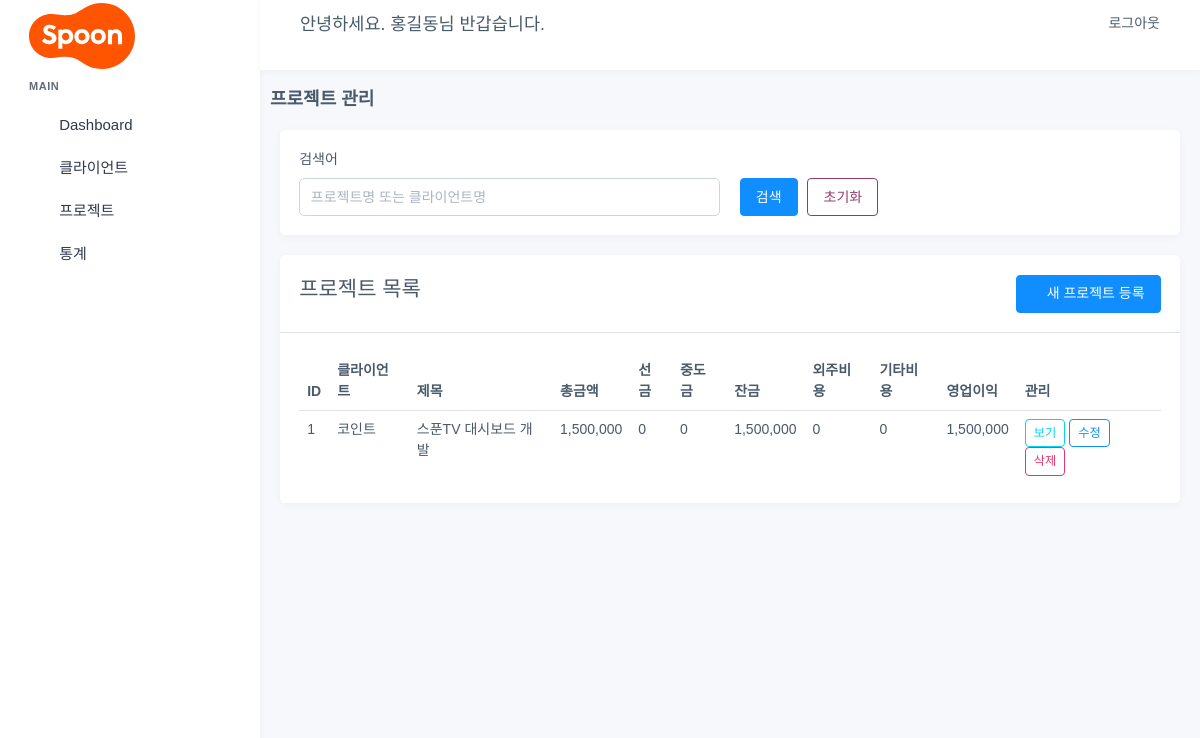
The app's page /admin/projects/index.php (signed in) with its own data.
### tables this page shows
CREATE TABLE `projects` (
  `id` int(11) NOT NULL,
  `client_id` int(11) NOT NULL,
  `title` varchar(255) NOT NULL,
  `amount` decimal(15,2) NOT NULL,
  `deposit` decimal(15,2) DEFAULT 0.00,
  `middle_payment` decimal(15,2) DEFAULT 0.00,
  `balance` decimal(15,2) DEFAULT 0.00,
  `outsourcing_cost` decimal(15,2) DEFAULT 0.00,
  `misc_cost` decimal(15,2) DEFAULT 0.00,
  `profit` decimal(15,2) DEFAULT 0.00,
  `description` text DEFAULT NULL,
  `start_date` date DEFAULT NULL,
  `end_date` date DEFAULT NULL,
  `status` enum('진행중','완료','보류','취소') DEFAULT '진행중',
  `memo` text DEFAULT NULL,
  `created_at` timestamp NOT NULL DEFAULT current_timestamp(),
  `updated_at` timestamp NOT NULL DEFAULT current_timestamp() ON UPDATE current_timestamp()
);

CREATE TABLE `clients` (
  `id` int(11) NOT NULL,
  `name` varchar(255) NOT NULL,
  `contact` varchar(255) DEFAULT NULL,
  `email` varchar(255) DEFAULT NULL,
  `phone` varchar(50) DEFAULT NULL,
  `created_at` timestamp NOT NULL DEFAULT current_timestamp()
);

### app/models/Project.php (called while the page is built, shortened)
<?php
class Project {
    private $pdo;
    public function __construct($pdo) { $this->pdo = $pdo; }
    public function paginate($keyword, $page, $perPage) {
        $offset = ($page-1)*$perPage;
        $countSql = "SELECT COUNT(*)
                     FROM projects p
                     JOIN clients c ON p.client_id=c.id
                     WHERE p.title LIKE :kw OR c.name LIKE :kw";
        $stmt = $this->pdo->prepare($countSql);
        $stmt->execute([':kw' => "%$keyword%"]);
        $total = $stmt->fetchColumn();
        $totalPages = ceil($total / $perPage);
        $sql = "SELECT p.*, c.name AS client_name
                FROM projects p
                JOIN clients c ON p.client_id=c.id
                WHERE p.title LIKE :kw OR c.name LIKE :kw
                ORDER BY p.id DESC
                LIMIT :l OFFSET :o";
        $stmt = $this->pdo->prepare($sql);
        $stmt->bindValue(':kw', "%$keyword%");
        $stmt->bindValue(':l', $perPage, PDO::PARAM_INT);
        $stmt->bindValue(':o', $offset, PDO::PARAM_INT);
        $stmt->execute();
        $list = $stmt->fetchAll();
        return [$list, $totalPages];
    }
}

### admin/projects/index.php (the view, shortened to what this page needs)
<?php
require_once "../../app/config/db.php";
require_once "../../app/models/Project.php";
$model = new Project($pdo);
$keyword = $_GET['keyword'] ?? '';
$page = max(1, intval($_GET['page'] ?? 1));
$perPage = 10;
[$list, $totalPages] = $model->paginate($keyword,$page,$perPage);
require_once "../../app/includes/header.php";
?>
<div class="content-page">
    <div class="content">
        <div class="py-3 d-flex align-items-sm-center flex-sm-row flex-column">
            <div class="flex-grow-1">
                <h4 class="fs-18 fw-semibold m-0">프로젝트 관리</h4>
            </div>
        </div>
        <div class="container-fluid">
            <div class="row">
                <div class="col-12">
                    <div class="card">
                        <div class="card-body">
                            <form method="GET" class="row g-3">
                                <div class="col-md-6">
                                    <label class="form-label">검색어</label>
                                    <input type="text" name="keyword" class="form-control"
                                           value="<?= htmlspecialchars($keyword) ?>"
                                           placeholder="프로젝트명 또는 클라이언트명">
                                </div>
                                <div class="col-md-6 d-flex align-items-end">
                                    <button type="submit" class="btn btn-primary">검색</button>
                                    <a href="index.php" class="btn btn-outline-secondary ms-2">초기화</a>
                                </div>
                            </form>
                        </div>
                    </div>
                </div>
            </div>
            <div class="row">
                <div class="col-12">
                    <div class="card">
                        <div class="card-header d-flex justify-content-between align-items-center">
                            <h4 class="header-title">프로젝트 목록</h4>
                            <a href="form.php" class="btn btn-primary">
                                <i class="mdi mdi-plus"></i> 새 프로젝트 등록
                            </a>
                        </div>
                        <div class="card-body">
                            <div class="table-responsive">
                                <table class="table table-centered table-hover mb-0">
                                    <thead>
                                        <tr>
                                            <th>ID</th>
                                            <th>클라이언트</th>
                                            <th>제목</th>
                                            <th>총금액</th>
                                            <th>선금</th>
                                            <th>중도금</th>
                                            <th>잔금</th>
                                            <th>외주비용</th>
                                            <th>기타비용</th>
                                            <th>영업이익</th>
                                            <th>관리</th>
                                        </tr>
                                    </thead>
                                    <tbody>
                                        <?php foreach($list as $p): ?>
                                        <tr>
                                            <td><?= $p['id'] ?></td>
                                            <td><?= htmlspecialchars($p['client_name']) ?></td>
                                            <td><?= htmlspecialchars($p['title']) ?></td>
                                            <td><?= number_format($p['amount']) ?></td>
                                            <td><?= number_format($p['deposit']) ?></td>
                                            <td><?= number_format($p['middle_payment']) ?></td>
                                            <td><?= number_format($p['balance']) ?></td>
                                            <td><?= number_format($p['outsourcing_cost']) ?></td>
                                            <td><?= number_format($p['misc_cost']) ?></td>
                                            <td><?= number_format($p['profit']) ?></td>
                                            <td>
                                                <a href="view.php?id=<?= $p['id'] ?>" class="btn btn-sm btn-outline-info">보기</a>
                                                <a href="form.php?id=<?= $p['id'] ?>" class="btn btn-sm btn-outline-primary">수정</a>
                                                <a href="delete.php?id=<?= $p['id'] ?>" class="btn btn-sm btn-outline-danger"
                                                   onclick="return confirm('정말 삭제하시겠습니까?')">삭제</a>
                                            </td>
                                        </tr>
                                        <?php endforeach; ?>
                                    </tbody>
                                </table>
                            </div>
                        </div>
                    </div>
                </div>
            </div>
        </div>
    </div>
</div>
<?php include "../../app/includes/footer.php"; ?>

### records on screen
projects: id "1", client.name "코인트", title "스푼TV 대시보드 개발", amount "1,500,000", deposit "0", middle_payment "0", balance "1,500,000", outsourcing_cost "0", misc_cost "0", profit "1,500,000"
